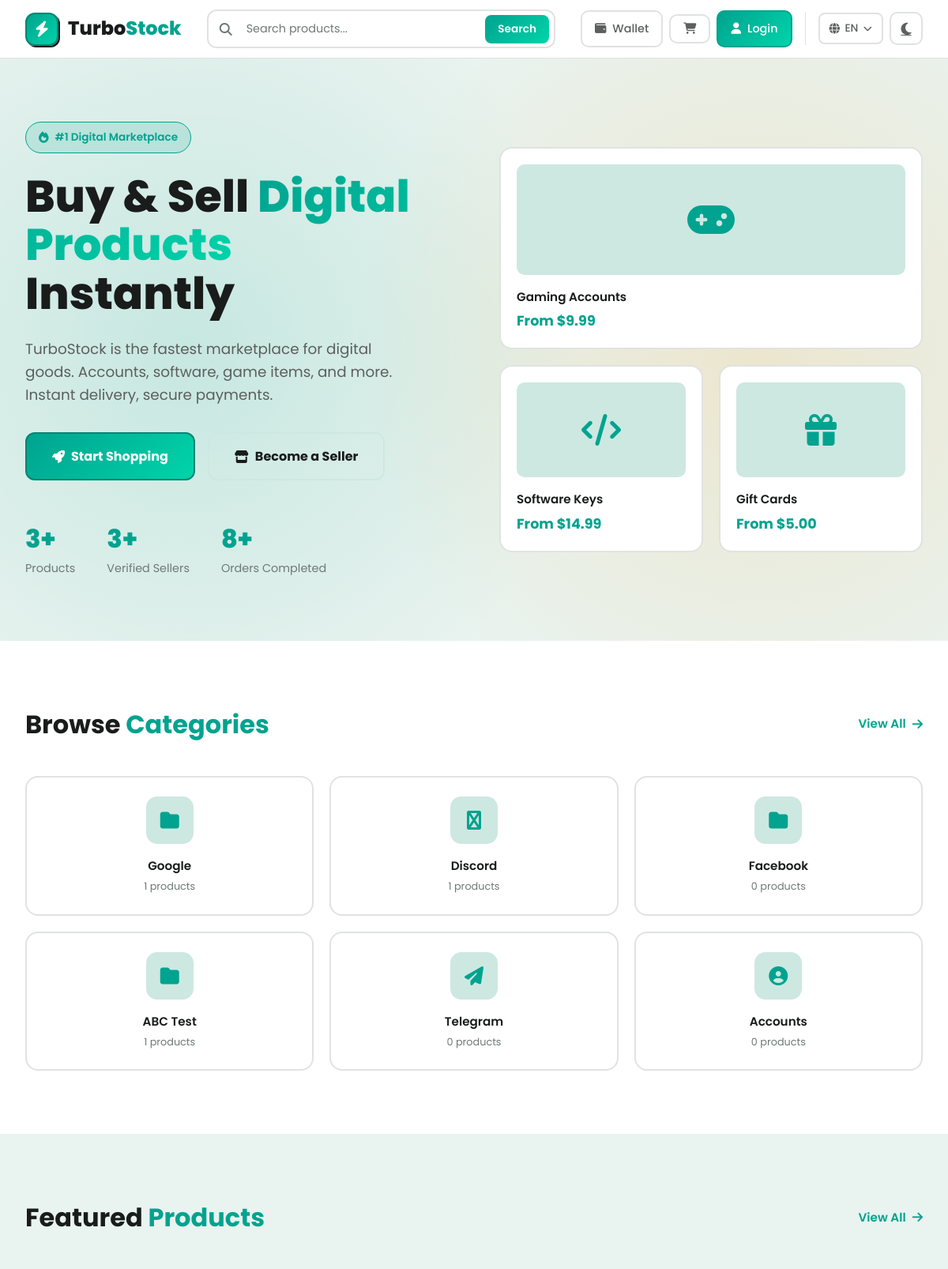
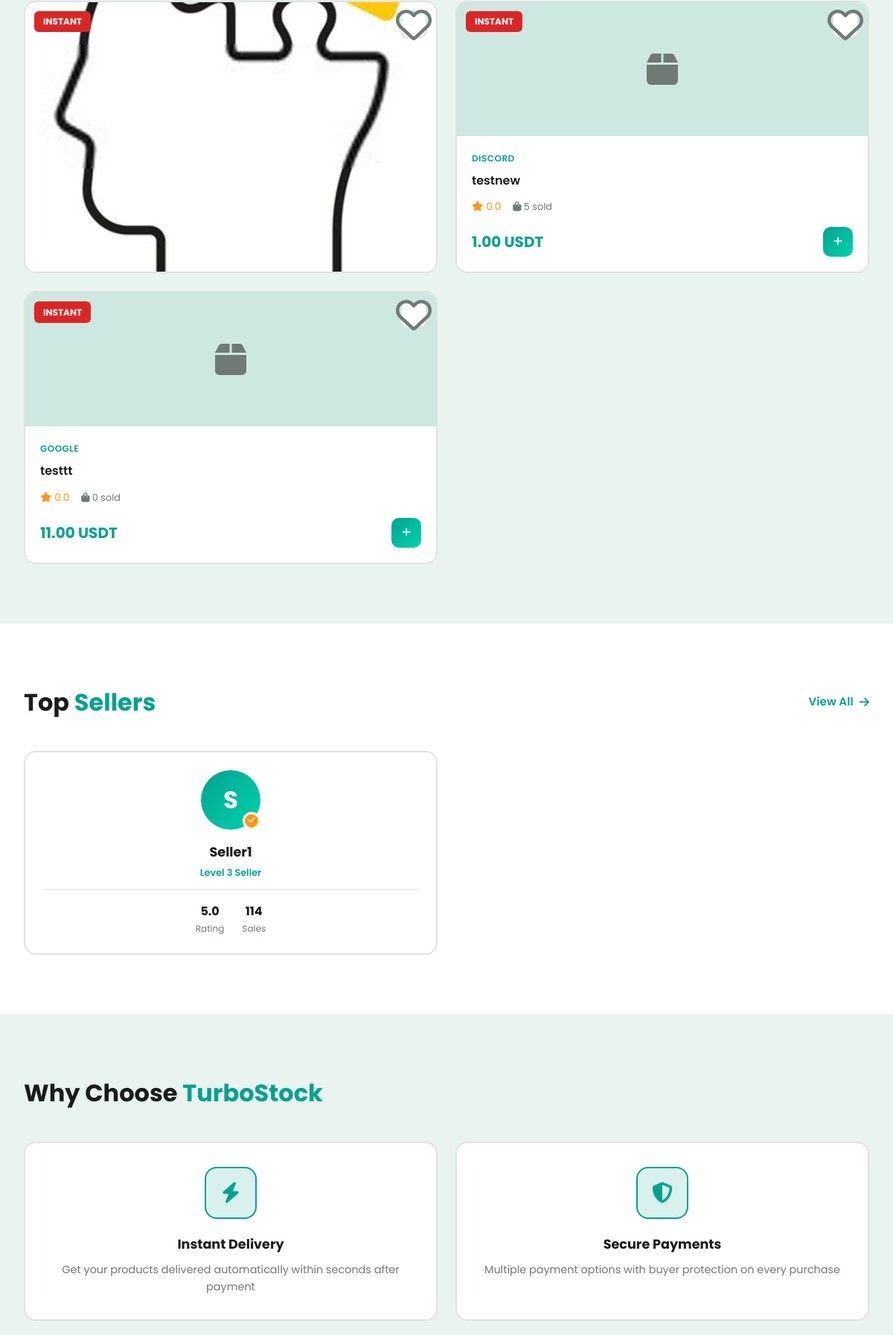
The page / (upper part) on the database its author committed (2 pictures, top to bottom).
### tables this page shows
CREATE TABLE `categories` (
  `id` int(10) UNSIGNED NOT NULL,
  `name` varchar(100) NOT NULL,
  `slug` varchar(100) NOT NULL,
  `description` text DEFAULT NULL,
  `icon` varchar(50) DEFAULT NULL,
  `parent_id` int(10) UNSIGNED DEFAULT NULL,
  `sort_order` int(11) DEFAULT 0,
  `status` enum('active','inactive') NOT NULL DEFAULT 'active',
  `created_at` timestamp NOT NULL DEFAULT current_timestamp()
);

CREATE TABLE `products` (
  `id` int(10) UNSIGNED NOT NULL,
  `seller_id` int(10) UNSIGNED NOT NULL,
  `category_id` int(10) UNSIGNED NOT NULL,
  `name` varchar(255) NOT NULL,
  `slug` varchar(255) NOT NULL,
  `description` text DEFAULT NULL,
  `short_description` varchar(500) DEFAULT NULL,
  `price` decimal(18,6) NOT NULL,
  `stock_quantity` int(11) DEFAULT -1,
  `delivery_type` enum('auto','manual') NOT NULL DEFAULT 'manual',
  `delivery_data` text DEFAULT NULL,
  `thumbnail` varchar(255) DEFAULT NULL,
  `images` longtext DEFAULT NULL CHECK (json_valid(`images`)),
  `status` enum('active','inactive','pending','rejected') NOT NULL DEFAULT 'pending',
  `total_sales` int(10) UNSIGNED DEFAULT 0,
  `rating_average` decimal(3,2) DEFAULT 0.00,
  `rating_count` int(10) UNSIGNED DEFAULT 0,
  `created_at` timestamp NOT NULL DEFAULT current_timestamp(),
  `updated_at` timestamp NOT NULL DEFAULT current_timestamp() ON UPDATE current_timestamp()
);

CREATE TABLE `sellers` (
  `id` int(10) UNSIGNED NOT NULL,
  `user_id` int(10) UNSIGNED NOT NULL,
  `shop_name` varchar(100) NOT NULL,
  `shop_slug` varchar(100) NOT NULL,
  `shop_description` text DEFAULT NULL,
  `shop_logo` varchar(255) DEFAULT NULL,
  `shop_banner` varchar(255) DEFAULT NULL,
  `verification_status` enum('unverified','pending','verified') NOT NULL DEFAULT 'unverified',
  `verified_at` timestamp NULL DEFAULT NULL,
  `total_sales` int(10) UNSIGNED DEFAULT 0,
  `total_earnings` decimal(18,6) DEFAULT 0.000000,
  `rating_average` decimal(3,2) DEFAULT 0.00,
  `rating_count` int(10) UNSIGNED DEFAULT 0,
  `created_at` timestamp NOT NULL DEFAULT current_timestamp(),
  `updated_at` timestamp NOT NULL DEFAULT current_timestamp() ON UPDATE current_timestamp()
);

### config/database.php (called while the page is built, shortened)
<?php
class Database {
    private static $instance = null;
    private $connection;
    private function __construct() {
        try {
            $dsn = "mysql:host=" . DB_HOST . ";dbname=" . DB_NAME . ";charset=" . DB_CHARSET;
            $options = [
                PDO::ATTR_ERRMODE => PDO::ERRMODE_EXCEPTION,
                PDO::ATTR_DEFAULT_FETCH_MODE => PDO::FETCH_ASSOC,
                PDO::ATTR_EMULATE_PREPARES => false,
                PDO::MYSQL_ATTR_INIT_COMMAND => "SET NAMES " . DB_CHARSET
            ];
            $this->connection = new PDO($dsn, DB_USER, DB_PASS, $options);
        } catch (PDOException $e) {
            error_log("Database Connection Error: " . $e->getMessage());
            die("Database connection failed. Please try again later.");
        }
    }
    public static function getInstance() {
        if (self::$instance === null) {
            self::$instance = new self();
        }
        return self::$instance;
    }
    public function query($sql, $params = []) {
        try {
            $stmt = $this->connection->prepare($sql);
            $stmt->execute($params);
            return $stmt;
        } catch (PDOException $e) {
            error_log("Query Error: " . $e->getMessage() . " | SQL: " . $sql);
            throw $e;
        }
    }
    public function fetch($sql, $params = []) {
        return $this->query($sql, $params)->fetch();
    }
    public function fetchAll($sql, $params = []) {
        return $this->query($sql, $params)->fetchAll();
    }
    public function count($table, $where = '1=1', $params = []) {
        $sql = "SELECT COUNT(*) as count FROM {$table} WHERE {$where}";
        $result = $this->fetch($sql, $params);
        return (int) $result['count'];
    }
}
function db() {
    return Database::getInstance();
}

### includes/functions.php (called while the page is built, shortened)
<?php
function productUrl($id) {
    return BASE_URL . '/product/' . $id;
}
function storeUrl($id) {
    return BASE_URL . '/store/' . $id;
}
function sanitize($input) {
    return htmlspecialchars(trim($input), ENT_QUOTES, 'UTF-8');
}
function formatCurrency($amount, $decimals = 2) {
    return number_format((float)$amount, $decimals) . ' USDT';
}

### index.php (the view, shortened to what this page needs)
<?php
$categories = db()->fetchAll("SELECT * FROM categories WHERE status = 'active' ORDER BY sort_order LIMIT 6");
$featuredProducts = db()->fetchAll("
    SELECT p.*, s.shop_name, s.verification_status, s.rating_average as seller_rating,
           c.name as category_name
    FROM products p
    JOIN sellers s ON p.seller_id = s.id
    JOIN categories c ON p.category_id = c.id
    WHERE p.status = 'active'
    ORDER BY p.total_sales DESC, p.created_at DESC
    LIMIT 4
");
$topSellers = db()->fetchAll("
    SELECT s.*, u.username
    FROM sellers s
    JOIN users u ON s.user_id = u.id
    WHERE s.verification_status = 'verified'
    ORDER BY s.rating_average DESC, s.total_sales DESC
    LIMIT 4
");
$totalProducts = db()->count('products', "status = 'active'");
$totalSellers = db()->count('sellers');
$totalOrders = db()->count('orders', "status = 'completed'");
require_once INCLUDES_PATH . '/header.php';
?>
<section class="hero">
    <div class="hero-container">
        <div class="hero-content">
            <div class="hero-text">
                <div class="hero-badge">
                    <i class="fas fa-fire"></i>
                    #1 Digital Marketplace
                </div>
                <h1 class="hero-title">
                    Buy & Sell <span>Digital Products</span> Instantly
                </h1>
                <p class="hero-description">
                    TurboStock is the fastest marketplace for digital goods. Accounts, software, game items, and more. Instant delivery, secure payments.
                </p>
                <div class="hero-buttons">
                    <a href="<?= BASE_URL ?>/browse.php" class="btn btn-primary">
                        <i class="fas fa-rocket"></i> Start Shopping
                    </a>
                    <a href="<?= BASE_URL ?>/become-seller.php" class="btn btn-outline">
                        <i class="fas fa-store"></i> Become a Seller
                    </a>
                </div>
                <div class="hero-stats">
                    <div class="stat-item">
                        <div class="stat-value"><?= number_format($totalProducts) ?>+</div>
                        <div class="stat-label">Products</div>
                    </div>
                    <div class="stat-item">
                        <div class="stat-value"><?= number_format($totalSellers) ?>+</div>
                        <div class="stat-label">Verified Sellers</div>
                    </div>
                    <div class="stat-item">
                        <div class="stat-value"><?= number_format($totalOrders) ?>+</div>
                        <div class="stat-label">Orders Completed</div>
                    </div>
                </div>
            </div>
            <div class="hero-visual">
                <div class="hero-cards">
                    <div class="hero-card">
                        <div class="hero-card-image">
                            <i class="fas fa-gamepad"></i>
                        </div>
                        <div class="hero-card-title">Gaming Accounts</div>
                        <div class="hero-card-price">From $9.99</div>
                    </div>
                    <div class="hero-card">
                        <div class="hero-card-image">
                            <i class="fas fa-code"></i>
                        </div>
                        <div class="hero-card-title">Software Keys</div>
                        <div class="hero-card-price">From $14.99</div>
                    </div>
                    <div class="hero-card">
                        <div class="hero-card-image">
                            <i class="fas fa-gift"></i>
                        </div>
                        <div class="hero-card-title">Gift Cards</div>
                        <div class="hero-card-price">From $5.00</div>
                    </div>
                </div>
            </div>
        </div>
    </div>
</section>
<section class="categories">
    <div class="section-container">
        <div class="section-header">
            <h2 class="section-title">Browse <span>Categories</span></h2>
            <a href="<?= BASE_URL ?>/categories.php" class="section-link">
                View All <i class="fas fa-arrow-right"></i>
            </a>
        </div>
        <div class="categories-grid">
            <?php
            $categoryIcons = [
                'gaming' => 'fa-gamepad',
                'software' => 'fa-code',
                'accounts' => 'fa-user-circle',
                'gift-cards' => 'fa-gift',
                'design' => 'fa-palette',
                'streaming' => 'fa-play-circle'
            ];
            foreach ($categories as $cat):
                $icon = $cat['icon'] ?? $categoryIcons[$cat['slug']] ?? 'fa-folder';
                $productCount = db()->count('products', "category_id = ? AND status = 'active'", [$cat['id']]);
            ?>
                <a href="<?= BASE_URL ?>/browse.php?category=<?= $cat['slug'] ?>" class="category-card">
                    <div class="category-icon">
                        <i class="fas <?= $icon ?>"></i>
                    </div>
                    <div class="category-name"><?= sanitize($cat['name']) ?></div>
                    <div class="category-count"><?= number_format($productCount) ?> products</div>
                </a>
            <?php endforeach; ?>
        </div>
    </div>
</section>
<?php if (!empty($featuredProducts)): ?>
<section class="featured">
    <div class="section-container">
        <div class="section-header">
            <h2 class="section-title">Featured <span>Products</span></h2>
            <a href="<?= BASE_URL ?>/browse.php?sort=popular" class="section-link">
                View All <i class="fas fa-arrow-right"></i>
            </a>
        </div>
        <div class="products-grid">
            <?php foreach ($featuredProducts as $product): ?>
                <a href="<?= productUrl($product['id']) ?>" class="product-card">
                    <div class="product-image">
                        <?php if ($product['delivery_type'] === 'auto'): ?>
                            <span class="product-badge hot">INSTANT</span>
                        <?php elseif ($product['total_sales'] > 100): ?>
                            <span class="product-badge hot">HOT</span>
                        <?php endif; ?>
                        <div class="product-wishlist">
                            <i class="far fa-heart"></i>
                        </div>
                        <?php if ($product['thumbnail']): ?>
                            <img src="<?= UPLOADS_URL ?>/<?= $product['thumbnail'] ?>" alt="<?= sanitize($product['name']) ?>">
                        <?php else: ?>
                            <i class="fas fa-box"></i>
                        <?php endif; ?>
                    </div>
                    <div class="product-content">
                        <div class="product-category"><?= sanitize($product['category_name']) ?></div>
                        <h3 class="product-title"><?= sanitize(mb_strimwidth($product['name'], 0, 45, '...')) ?></h3>
                        <div class="product-meta">
                            <div class="product-rating">
                                <i class="fas fa-star"></i>
                                <?= number_format($product['seller_rating'] ?? 5.0, 1) ?>
                            </div>
                            <div class="product-sales">
                                <i class="fas fa-shopping-bag"></i> <?= number_format($product['total_sales']) ?> sold
                            </div>
                        </div>
                        <div class="product-footer">
                            <div class="product-price"><?= formatCurrency($product['price']) ?></div>
                            <button class="product-btn">
                                <i class="fas fa-plus"></i>
                            </button>
                        </div>
                    </div>
                </a>
            <?php endforeach; ?>
        </div>
    </div>
</section>
<?php endif; ?>
<?php if (!empty($topSellers)): ?>
<section class="sellers">
    <div class="section-container">
        <div class="section-header">
            <h2 class="section-title">Top <span>Sellers</span></h2>
            <a href="<?= BASE_URL ?>/sellers.php" class="section-link">
                View All <i class="fas fa-arrow-right"></i>
            </a>
        </div>
        <div class="sellers-grid">
            <?php foreach ($topSellers as $seller): ?>
                <a href="<?= storeUrl($seller['id']) ?>" class="seller-card">
                    <div class="seller-avatar">
                        <?php if ($seller['shop_logo']): ?>
                            <img src="<?= UPLOADS_URL ?>/<?= $seller['shop_logo'] ?>" alt="<?= sanitize($seller['shop_name']) ?>">
                        <?php else: ?>
                            <?= strtoupper(substr($seller['shop_name'], 0, 1)) ?>
                        <?php endif; ?>
                        <?php if ($seller['verification_status'] === 'verified'): ?>
                            <div class="seller-verified">
                                <i class="fas fa-check"></i>
                            </div>
                        <?php endif; ?>
                    </div>
                    <div class="seller-name"><?= sanitize($seller['shop_name']) ?></div>
                    <div class="seller-level">
                        <?php
                        $level = 1;
                        if ($seller['total_sales'] >= 1000) $level = 5;
                        elseif ($seller['total_sales'] >= 500) $level = 4;
                        elseif ($seller['total_sales'] >= 100) $level = 3;
                        elseif ($seller['total_sales'] >= 50) $level = 2;
                        ?>
                        Level <?= $level ?> Seller
                    </div>
                    <div class="seller-stats">
                        <div class="seller-stat">
                            <div class="seller-stat-value"><?= number_format($seller['rating_average'], 1) ?></div>
                            <div class="seller-stat-label">Rating</div>
                        </div>
                        <div class="seller-stat">
                            <div class="seller-stat-value"><?= $seller['total_sales'] >= 1000 ? number_format($seller['total_sales'] / 1000, 1) . 'K' : number_format($seller['total_sales']) ?></div>
                            <div class="seller-stat-label">Sales</div>
                        </div>
                    </div>
                </a>
            <?php endforeach; ?>
        </div>
    </div>
</section>
<?php endif; ?>
<section class="features">
    <div class="section-container">
        <div class="section-header">
            <h2 class="section-title">Why Choose <span>TurboStock</span></h2>
        </div>
        <div class="features-grid">
            <div class="feature-card">
                <div class="feature-icon">
                    <i class="fas fa-bolt"></i>
                </div>
                <h3 class="feature-title">Instant Delivery</h3>
                <p class="feature-desc">Get your products delivered automatically within seconds after payment</p>
            </div>
            <div class="feature-card">
                <div class="feature-icon">
                    <i class="fas fa-shield-alt"></i>
                </div>
                <h3 class="feature-title">Secure Payments</h3>
                <p class="feature-desc">Multiple payment options with buyer protection on every purchase</p>
            </div>
        </div>
    </div>
</section>
<?php require_once INCLUDES_PATH . '/footer.php'; ?>

### rows shown on the page
categories: name "Google", productCount "1"
categories: name "Discord", productCount "1"
categories: name "Facebook", productCount "0"
categories: name "ABC Test", productCount "1"
categories: name "Telegram", productCount "0"
categories: name "Accounts", productCount "0"
products: delivery_type "INSTANT", thumbnail (picture)
products: delivery_type "INSTANT", category.name "DISCORD", name "testnew", seller.rating_average "0.0", total_sales "5", price "1.00 USDT"
products: delivery_type "INSTANT", category.name "GOOGLE", name "testtt", seller.rating_average "0.0", total_sales "0", price "11.00 USDT"
sellers: shop_name "S", verification_status "verified" (drawn), shop_name "Seller1", total_sales "3", rating_average "5.0", total_sales "114"

### other values the page prints
__('search') "Search"
__('wallet') "Wallet"
__('login') "Login"
lang()->getCurrentLanguage() "EN"
$totalProducts "3"
$totalSellers "3"
$totalOrders "8"
